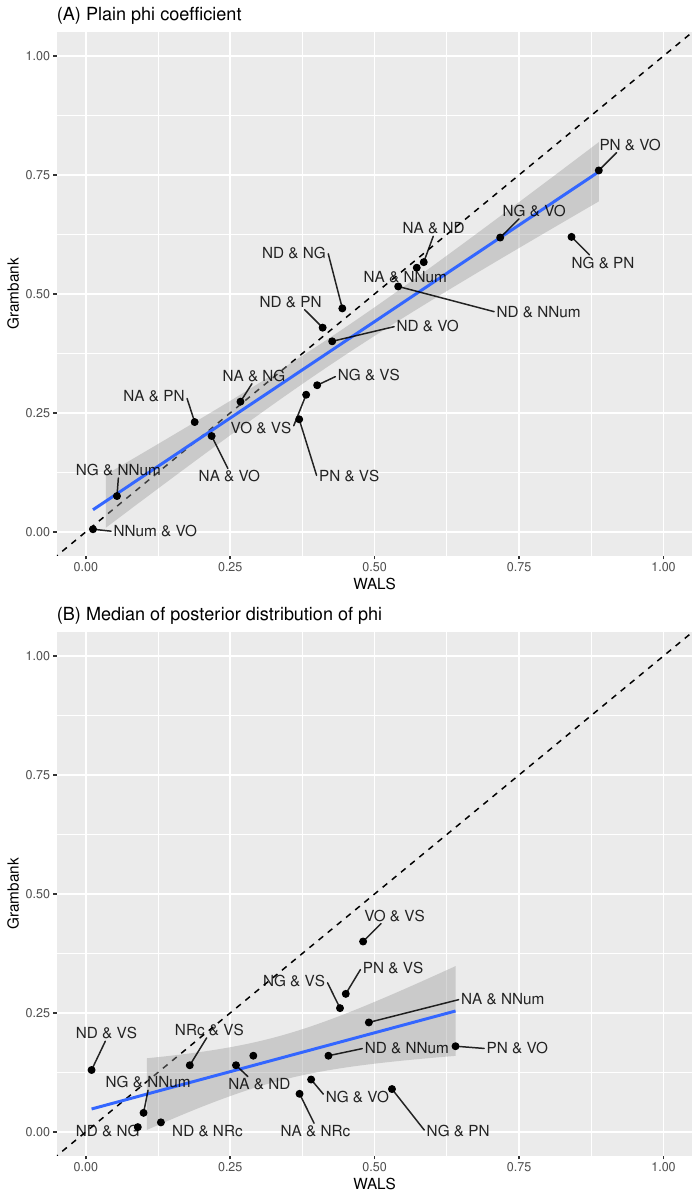

Source code (R):
require(ggplot2)
require(ggrepel)
require(gridExtra)


prep_dataframe <- function(filename,
                           variable = "feature.pair",
                           sep = "-") {
  data <- read.csv(filename)
  data$f1 <- do.call(rbind, strsplit(data[[variable]], sep))[, 1]
  data$f2 <- do.call(rbind, strsplit(data[[variable]], sep))[, 2]

  data$pair <- NA
  for (i in 1:nrow(data)) {
    sorted <- sort(c(data[i, ]$f1, data[i, ]$f2))
    data[i, ]$pair <- paste(sorted[1], "&", sorted[2])
  }

  data
}

wals <- prep_dataframe("aux/wals_results_combined.csv", variable="pair", sep=" & ")
wals <- wals[wals$k == min(wals$k), ]

gram <- prep_dataframe("results/grambank/sand_results.csv", variable="pair", sep=" & ")
gram <- gram[gram$degree == min(gram$degree), ]

both <- merge(wals, gram, by="pair")

g1 <- ggplot(both, aes(x=phi.x, y=phi.y)) + xlim(0,1) + ylim(0,1) + geom_abline(slope=1, lty=2) + xlab("WALS") + ylab("Grambank") + ggtitle("(A) Plain phi coefficient") + geom_smooth(method=lm) + geom_text_repel(aes(label=pair), alpha=0.85, box.padding=0.95) + geom_point(size=2.0)

wals <- prep_dataframe("aux/wals_correlations.csv")
gram <- prep_dataframe("results/grambank/correlations.csv")
both <- merge(wals, gram, by="pair")

g2 <- ggplot(both, aes(x=median.x, y=median.y)) + xlim(0,1) + ylim(0,1) + geom_abline(slope=1, lty=2) + xlab("WALS") + ylab("Grambank") + ggtitle("(B) Median of posterior distribution of phi") + geom_smooth(method=lm) + geom_text_repel(aes(label=pair), alpha=0.85, box.padding=0.95) + geom_point(size=2.0)


pdf("aux/corplots.pdf", height=12, width=7)
print(grid.arrange(g1, g2, nrow=2))
dev.off()
